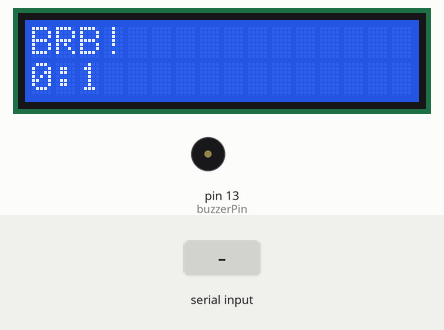
Simulated run of this sketch. Board: Arduino Uno, built with avr-gcc and run on an emulated ATmega328P. On the bench: 16×2 character LCD, buzzer (waves = sounding). Inputs (shaded band) come from the test bench. What the sketch prints to the serial monitor is not drawn.

Above: at 1.2 s.
1.3 s: "v" received over Serial
At 2.1 s:
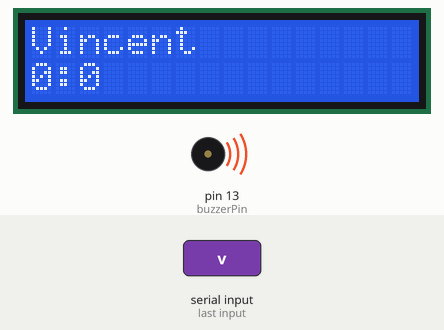
At 4.1 s:
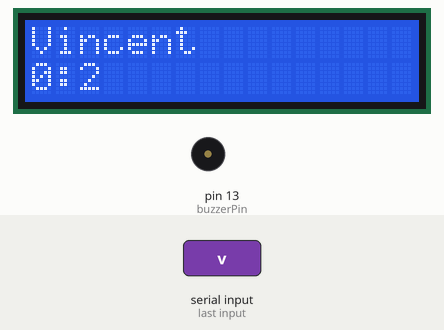
4.3 s: "x" received over Serial
At 5.1 s:
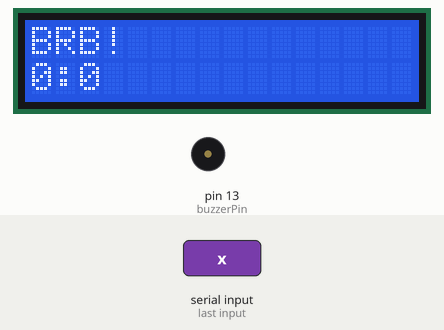
Timing chart, 0 to 7.3 s (numbered marks = the images above; inputs shaded):
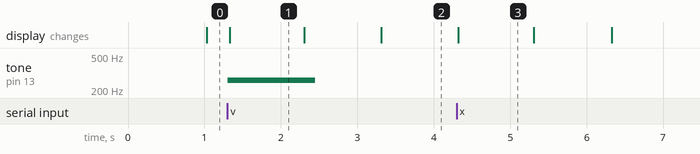

The sketch:

vincent-led-timer.ino
```cpp
/*
   LCD RS pin to digital pin 10
   LCD Enable pin to digital pin 9
   LCD D4 pin to digital pin 5
   LCD D5 pin to digital pin 4
   LCD D6 pin to digital pin 3
   LCD D7 pin to digital pin 2
   LCD R/W pin to ground
   LCD VSS pin to ground
   LCD VCC pin to 5V
   10K resistor:
   ends to +5V and ground
   wiper to LCD VO pin (pin 3)
*/

// include the library code:
#include <LiquidCrystal.h>

// initialize the library with the numbers of the interface pins
LiquidCrystal lcd(10, 9, 7, 6, 5, 4);

const int buzzerPin = 13;
int led_ind = 0;
unsigned long beginning_time = millis(); // time at which the timer switched from start to stop or stop to switch

void setup() {
  // set up the LCD's number of columns and rows:
  lcd.begin(16, 2);
  // Print a message to the LCD.
  lcd.print("Setup Complete!");

  // set up serial monitor
  Serial.begin(9600);
  while( ! Serial); //wait until serial is ready
  Serial.println("Ready!");

}


void start_timer(String name, unsigned long timer_beginning) {
  lcd.clear();
  // print name on first row
  lcd.setCursor(0,0);
  lcd.print(name);

  // print time on second row
  lcd.setCursor(0,1);
  unsigned long time_ms = millis();
  unsigned long duration_ms = time_ms - timer_beginning;
  int minutes = duration_ms / 60000;
  int seconds = (duration_ms / 1000) % 60;

  String time_msg = String(minutes) + ":" + String(seconds);
  lcd.print(time_msg);


  if ((seconds % 10) == 0) {
    tone(buzzerPin, 261, 150);
  }
}

void stop_timer(unsigned long timer_beginning) {
  lcd.clear();
  // print on first row
  lcd.setCursor(0,0);
  lcd.print("BRB!");

  // print time on second row
  lcd.setCursor(0,1);
  unsigned long time_ms = millis();
  unsigned long duration_ms = time_ms - timer_beginning;
  int minutes = duration_ms / 60000;
  int seconds = (duration_ms / 1000) % 60;

  String time_msg = String(minutes) + ":" + String(seconds);
  lcd.print(time_msg);
}

void loop() {
  // put your main code here, to run repeatedly:
  // start and stop timer depending on
  if (Serial.available()) {
    char ch = Serial.read();
    if (ch == 'v') {
      if (led_ind == 0) {
        led_ind = 1;
        beginning_time = millis();
      }
    }
    if (ch == 'x') {
      if (led_ind == 1) {
        led_ind = 0;
        beginning_time = millis();
      }
    }
  }
  if (led_ind) {
    start_timer("Vincent", beginning_time);
  }
  else {
    stop_timer(beginning_time);
  }
}
```

Measured:
- after the input at 1.3 s, tone on pin 13 (buzzerPin): silent → 261 Hz at once, → silent 1.1 s later; the display: changes at once (image 1)
- after the input at 4.3 s, tone on pin 13 (buzzerPin): stays silent (without the input it goes to 261 Hz after 7.0 s); the display: changes at once (image 3)
- what the display in image 1 shows lasts 1.0 s, from 1.3 s to 2.3 s
